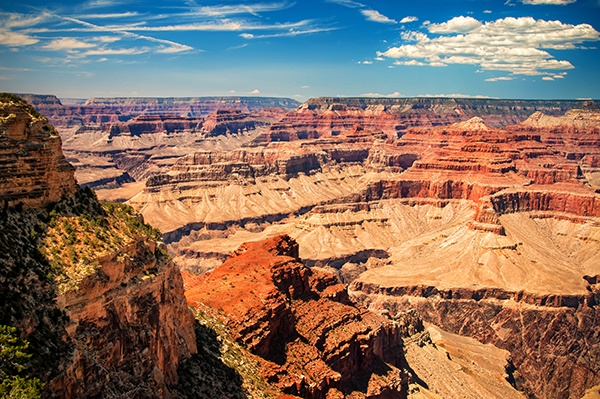
#> input picture 3.drawing/new.jpg, 600 x 399 px
$ python masking.py ../3.drawing/new.jpg
#> lines starting #> are read from the running program, lines starting #| are printed output that depends on the picture; after the words box and inside, x2 and y2 are one past the last pixel; in counts of white or black regions, pixels touching at a corner belong together
# USAGE
# python masking.py minion.jpg

# import the necessary packages
import numpy as np
import sys
import cv2


img = sys.argv[1]

# load the image and display it it
image = cv2.imread(img)
#> image is the input picture: shape (399, 600, 3); mean B, G, R 97.6, 113.2, 138.3
cv2.imshow("Original", image)


# Create a white rectangle
mask = np.zeros(image.shape[:2], dtype="uint8")  #create a window with black bg
cv2.rectangle(mask, (452, 243), (690, 590), 255, -1)
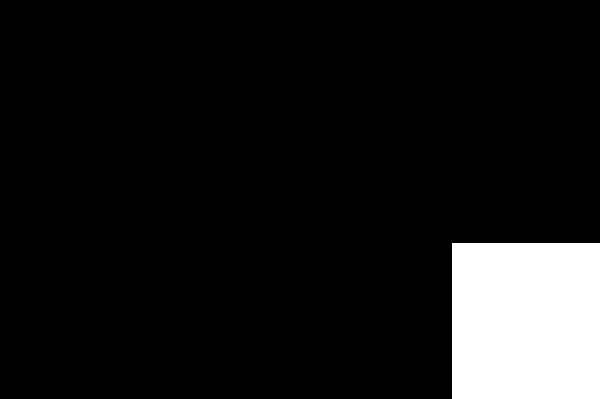
#> mask: shape (399, 600); 9.6% white; 1 white region, box (x1, y1, x2, y2) and area: (452, 243, 600, 399) 23088
cv2.imshow("Mask", mask)

# Apply out mask -- notice
masked = cv2.bitwise_and(image, image, mask=mask)
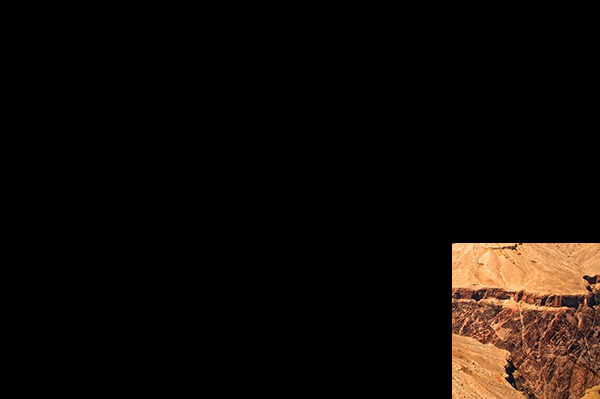
#> masked: shape (399, 600, 3); mean B, G, R 7.1, 11, 16.7
cv2.imshow("Mask Applied to Image", masked)
cv2.waitKey(0)

# Now, let's make a circular mask

mask = np.zeros(image.shape[:2], dtype="uint8")
cv2.circle(mask, (585, 98), 50, 255, -1)
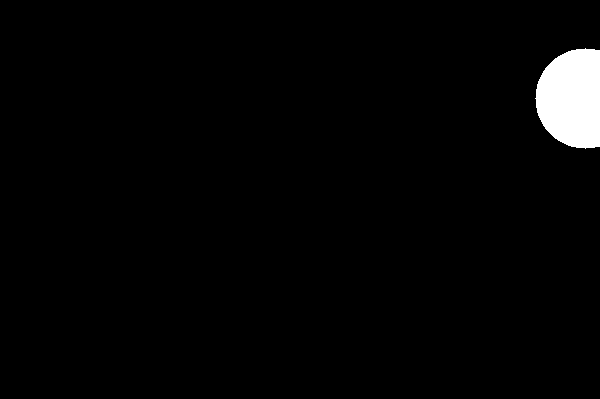
#> mask: shape (399, 600); 2.2% white; 1 white region, box (x1, y1, x2, y2) and area: (535, 48, 600, 149) 5349
masked = cv2.bitwise_and(image, image, mask=mask)
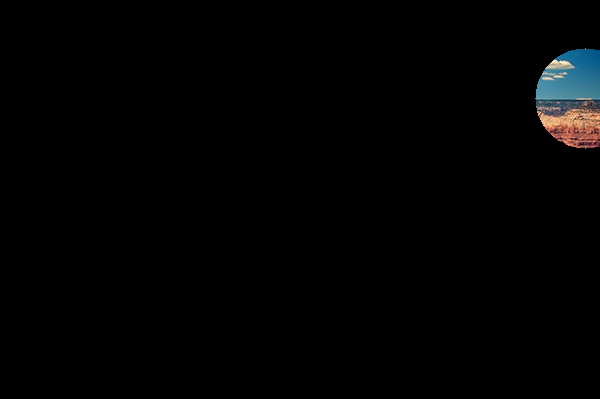
#> masked: shape (399, 600, 3); mean B, G, R 2.7, 2.6, 2.4
cv2.imshow("Mask", mask)
cv2.imshow("Mask Applied to Image", masked)
cv2.waitKey(0)
